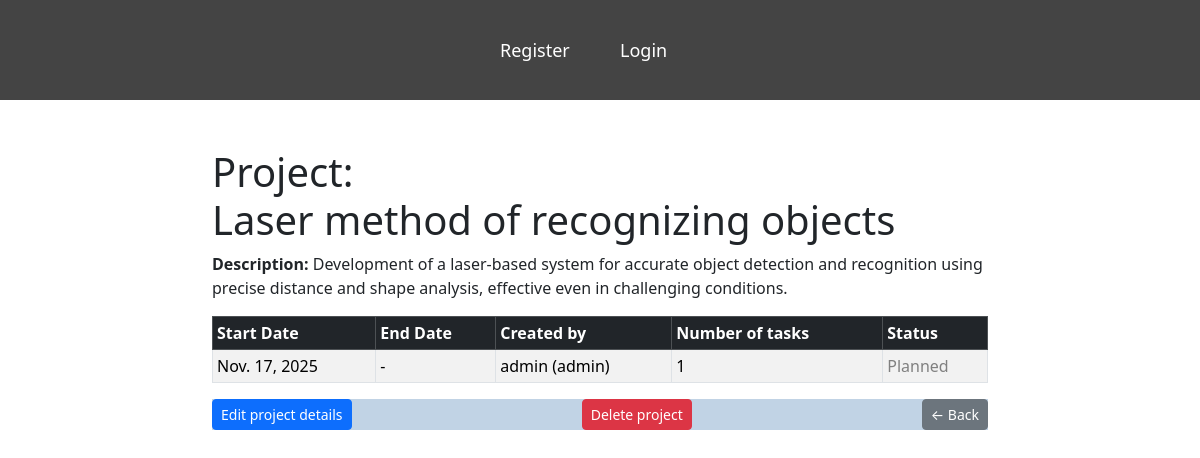
The page /projects/2/ on the database as committed earlier.
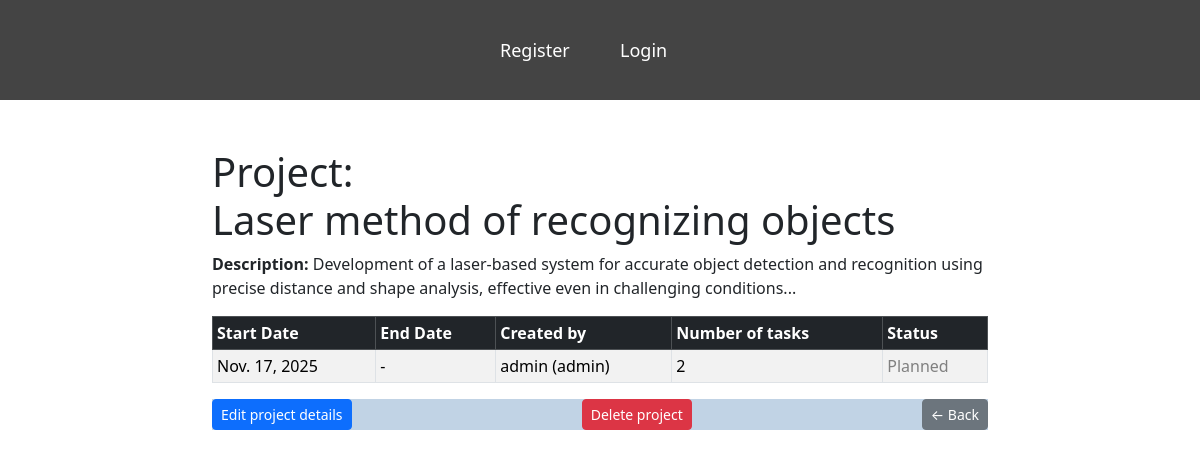
The same page on the database as committed later.
### projects/models.py (models this page shows, shortened)
class Project(models.Model):
    STATUS_CHOICES = [
        ('planned', 'Planned'),
        ('in_progress', 'In Progress'),
        ('completed', 'Completed'),
    ]
    name = models.CharField(max_length=100)
    description = models.TextField()
    start_date = models.DateField()
    end_date = models.DateField(null=True, blank=True)
    status = models.CharField(max_length=50, choices=STATUS_CHOICES, default='planned')
    assigned_to = models.ForeignKey(settings.AUTH_USER_MODEL, on_delete=models.SET_NULL, null=True, blank=True, related_name="projects")

### users/models.py (models this page shows)
class CustomUser(AbstractUser):
    ROLE_CHOICES = [
        ('admin', 'Admin'),
        ('supervisor', 'Project Supervisor'),
        ('staff', 'Staff'),
    ]
    role = models.CharField(max_length=20, choices=ROLE_CHOICES, default='staff')
    def __str__(self):
        return f"{self.username} ({self.role})"

### projects/views.py (the view)
# urls.py: path('<int:project_id>/', views.get_project_detail, name='project_detail'),
def get_project_detail(request, project_id):
    project = Project.objects.get(id=project_id)
    return render(request, 'projects/project_detail.html', {'project': project})

### projects/templates/projects/project_detail.html (shortened to what this page needs)
{% extends "base.html" %}
{% block content %}
<h1>Project: <br>{{ project.name }}</h1>
<p><strong>Description:</strong> {{ project.description }}</p>
<table class="table table-bordered table-striped table-hover w-100 table-sm">
    <thead class="table-dark">
        <tr>
            <th>Start Date</th>
            <th>End Date</th>
            <th>Created by</th>
            <th>Number of tasks</th>
            <th>Status</th>
        </tr>
    </thead>
    <tbody>
        <tr>
            <td>{{ project.start_date }}</td>
            <td>{{ project.end_date|default:"-" }}</td>
            <td>{{ project.assigned_to }}</td>
            <td>{{ project.tasks.count }}</td>
            <td>
                {% if project.status == 'planned' %}
                    <span style="color: gray;">Planned</span>
                {% elif project.status == 'in_progress' %}
                    <span style="color: blue;">In Progress</span>
                {% elif project.status == 'completed' %}
                    <span style="color: green;">Completed</span>
                {% else %}
                    {{ project.status }}
                {% endif %}
            </td>
        </tr>
    </tbody>
</table>
        <div class="card-footer" style="background-color: #94b3d393;">
            <a href="{% url 'edit_project' project.id %}" class="btn btn-primary btn-sm">Edit project details</a>
        <button type="button" class="btn btn-danger btn-sm" data-bs-toggle="modal" data-bs-target="#deleteModal">
            Delete project
        </button>
        <a href="{% url 'project_search' %}" class="btn btn-secondary btn-sm">← Back</a>
{% endblock %}

Rows that differ between the two databases and show on the page:
changed Project "Laser method of recognizing objects": description "…effective even in challenging conditions." → "…effective even in challenging conditions..."; tasks.count "1" → "2"
